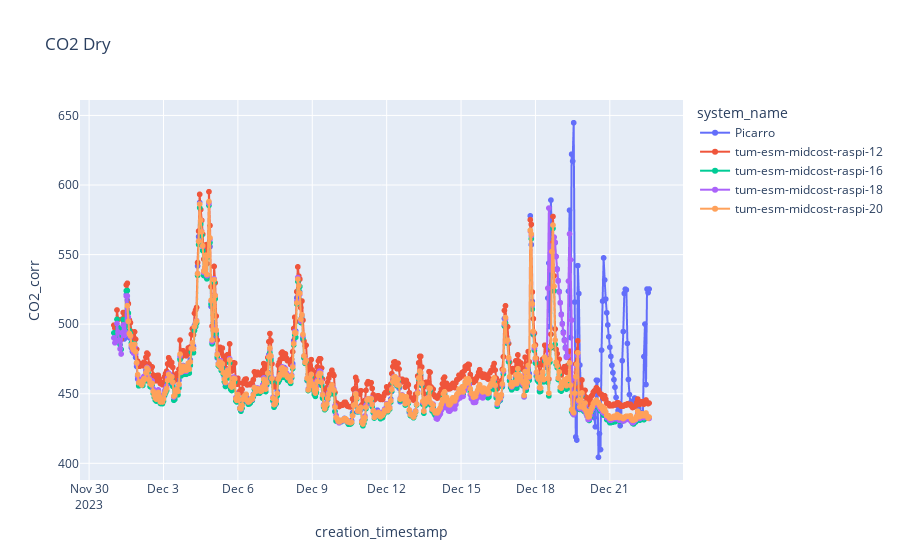
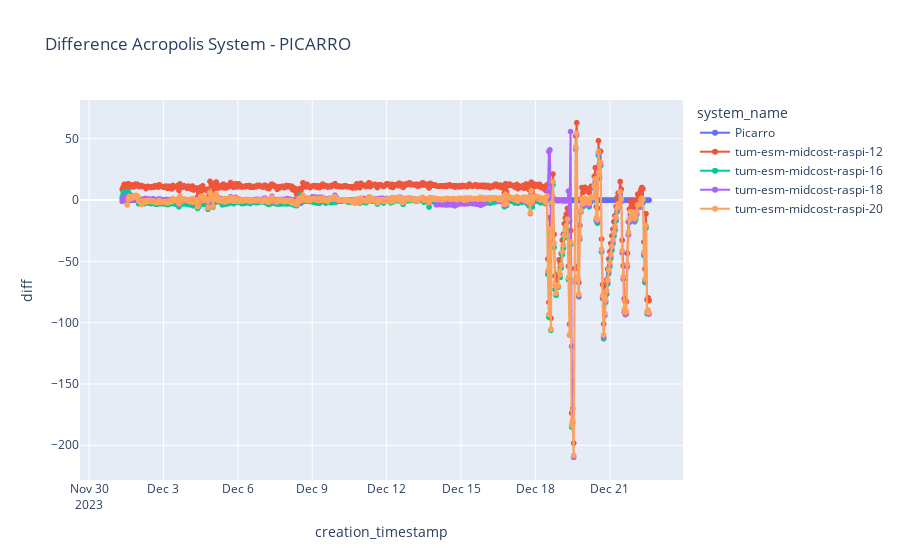

The notebook cell saved with these charts, in order:
### Code cell
import plotly.express as px

fig = px.line(df_cal_corr_agg, x="creation_timestamp", y=f"CO2_corr", markers=True, title = "CO2 Dry", color="system_name")
fig.show()

fig = px.line(df_cal_corr_agg, x="creation_timestamp", y=f"diff", markers=True, title = "Difference Acropolis System - PICARRO", color="system_name")
fig.show()

### Figure 1 — Plotly figure (JSON) as saved in the notebook; plotly's stock layout.template omitted (floating-point values rounded to 4 significant figures; data arrays with more than 128 entries replaced by an {"elided": "..."} marker saying what was removed)
{"data": [{"hovertemplate": "system_name=Picarro<br>creation_timestamp=%{x}<br>CO2_corr=%{y}<extra></extra>", "legendgroup": "Picarro", "line": {"color": "#636efa", "dash": "solid"}, "marker": {"symbol": "circle"}, "mode": "lines+markers", "name": "Picarro", "showlegend": true, "type": "scattergl", "x": {"elided": "511 str values"}, "xaxis": "x", "y": {"elided": "511 float values"}, "yaxis": "y"}, {"hovertemplate": "system_name=tum-esm-midcost-raspi-12<br>creation_timestamp=%{x}<br>CO2_corr=%{y}<extra></extra>", "legendgroup": "tum-esm-midcost-raspi-12", "line": {"color": "#EF553B", "dash": "solid"}, "marker": {"symbol": "circle"}, "mode": "lines+markers", "name": "tum-esm-midcost-raspi-12", "showlegend": true, "type": "scattergl", "x": {"elided": "519 str values"}, "xaxis": "x", "y": {"elided": "519 float values"}, "yaxis": "y"}, {"hovertemplate": "system_name=tum-esm-midcost-raspi-16<br>creation_timestamp=%{x}<br>CO2_corr=%{y}<extra></extra>", "legendgroup": "tum-esm-midcost-raspi-16", "line": {"color": "#00cc96", "dash": "solid"}, "marker": {"symbol": "circle"}, "mode": "lines+markers", "name": "tum-esm-midcost-raspi-16", "showlegend": true, "type": "scattergl", "x": {"elided": "519 str values"}, "xaxis": "x", "y": {"elided": "519 float values"}, "yaxis": "y"}, {"hovertemplate": "system_name=tum-esm-midcost-raspi-18<br>creation_timestamp=%{x}<br>CO2_corr=%{y}<extra></extra>", "legendgroup": "tum-esm-midcost-raspi-18", "line": {"color": "#ab63fa", "dash": "solid"}, "marker": {"symbol": "circle"}, "mode": "lines+markers", "name": "tum-esm-midcost-raspi-18", "showlegend": true, "type": "scattergl", "x": {"elided": "519 str values"}, "xaxis": "x", "y": {"elided": "519 float values"}, "yaxis": "y"}, {"hovertemplate": "system_name=tum-esm-midcost-raspi-20<br>creation_timestamp=%{x}<br>CO2_corr=%{y}<extra></extra>", "legendgroup": "tum-esm-midcost-raspi-20", "line": {"color": "#FFA15A", "dash": "solid"}, "marker": {"symbol": "circle"}, "mode": "lines+markers", "name": "tum-esm-midcost-raspi-20", "showlegend": true, "type": "scattergl", "x": {"elided": "506 str values"}, "xaxis": "x", "y": {"elided": "506 float values"}, "yaxis": "y"}], "layout": {"legend": {"title": {"text": "system_name"}, "tracegroupgap": 0}, "title": {"text": "CO2 Dry"}, "xaxis": {"anchor": "y", "domain": [0, 1], "title": {"text": "creation_timestamp"}}, "yaxis": {"anchor": "x", "domain": [0, 1], "title": {"text": "CO2_corr"}}}}

### Figure 2 — Plotly figure (JSON) as saved in the notebook; plotly's stock layout.template omitted (floating-point values rounded to 4 significant figures; data arrays with more than 128 entries replaced by an {"elided": "..."} marker saying what was removed)
{"data": [{"hovertemplate": "system_name=Picarro<br>creation_timestamp=%{x}<br>diff=%{y}<extra></extra>", "legendgroup": "Picarro", "line": {"color": "#636efa", "dash": "solid"}, "marker": {"symbol": "circle"}, "mode": "lines+markers", "name": "Picarro", "showlegend": true, "type": "scattergl", "x": {"elided": "511 str values"}, "xaxis": "x", "y": {"elided": "511 int values"}, "yaxis": "y"}, {"hovertemplate": "system_name=tum-esm-midcost-raspi-12<br>creation_timestamp=%{x}<br>diff=%{y}<extra></extra>", "legendgroup": "tum-esm-midcost-raspi-12", "line": {"color": "#EF553B", "dash": "solid"}, "marker": {"symbol": "circle"}, "mode": "lines+markers", "name": "tum-esm-midcost-raspi-12", "showlegend": true, "type": "scattergl", "x": {"elided": "519 str values"}, "xaxis": "x", "y": {"elided": "519 float values"}, "yaxis": "y"}, {"hovertemplate": "system_name=tum-esm-midcost-raspi-16<br>creation_timestamp=%{x}<br>diff=%{y}<extra></extra>", "legendgroup": "tum-esm-midcost-raspi-16", "line": {"color": "#00cc96", "dash": "solid"}, "marker": {"symbol": "circle"}, "mode": "lines+markers", "name": "tum-esm-midcost-raspi-16", "showlegend": true, "type": "scattergl", "x": {"elided": "519 str values"}, "xaxis": "x", "y": {"elided": "519 float values"}, "yaxis": "y"}, {"hovertemplate": "system_name=tum-esm-midcost-raspi-18<br>creation_timestamp=%{x}<br>diff=%{y}<extra></extra>", "legendgroup": "tum-esm-midcost-raspi-18", "line": {"color": "#ab63fa", "dash": "solid"}, "marker": {"symbol": "circle"}, "mode": "lines+markers", "name": "tum-esm-midcost-raspi-18", "showlegend": true, "type": "scattergl", "x": {"elided": "519 str values"}, "xaxis": "x", "y": {"elided": "519 float values"}, "yaxis": "y"}, {"hovertemplate": "system_name=tum-esm-midcost-raspi-20<br>creation_timestamp=%{x}<br>diff=%{y}<extra></extra>", "legendgroup": "tum-esm-midcost-raspi-20", "line": {"color": "#FFA15A", "dash": "solid"}, "marker": {"symbol": "circle"}, "mode": "lines+markers", "name": "tum-esm-midcost-raspi-20", "showlegend": true, "type": "scattergl", "x": {"elided": "506 str values"}, "xaxis": "x", "y": {"elided": "506 float values"}, "yaxis": "y"}], "layout": {"legend": {"title": {"text": "system_name"}, "tracegroupgap": 0}, "title": {"text": "Difference Acropolis System - PICARRO"}, "xaxis": {"anchor": "y", "domain": [0, 1], "title": {"text": "creation_timestamp"}}, "yaxis": {"anchor": "x", "domain": [0, 1], "title": {"text": "diff"}}}}
